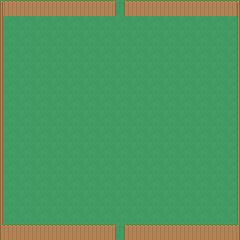

A level layout from a 2D game, rendered from its tile map. Below: a short description, then the map file with its tile-grid data intact:
An orthogonal 15x15 tile map with 16x16 px tiles, 2 tile layers (Background, Foreground) and 2 objects (2x exit).

<map version="1.0" tiledversion="1.0.2" orientation="orthogonal" renderorder="right-down" width="15" height="15" tilewidth="16" tileheight="16" nextobjectid="2">
 <tileset firstgid="1" source="tileset.tsx" />
 <layer name="Background" width="15" height="15">
  <properties>
   <property name="layer" value="background" />
   <property name="nocollide" value="true" />
   <property name="tileset" value="tileset" />
  </properties>
  <data encoding="csv">
964,964,964,964,964,964,964,964,964,964,964,964,964,964,964,
964,964,964,964,964,964,964,964,964,964,964,964,964,964,964,
964,964,964,964,964,964,964,964,964,964,964,964,964,964,964,
964,964,964,964,964,964,964,964,964,964,964,964,964,964,964,
964,964,964,964,964,964,964,964,964,964,964,964,964,964,964,
964,964,964,964,964,964,964,964,964,964,964,964,964,964,964,
964,964,964,964,964,964,964,964,964,964,964,964,964,964,964,
964,964,964,964,964,964,964,964,964,964,964,964,964,964,964,
964,964,964,964,964,964,964,964,964,964,964,964,964,964,964,
964,964,964,964,964,964,964,964,964,964,964,964,964,964,964,
964,964,964,964,964,964,964,964,964,964,964,964,964,964,964,
964,964,964,964,964,964,964,964,964,964,964,964,964,964,964,
964,964,964,964,964,964,964,964,964,964,964,964,964,964,964,
964,964,964,964,964,964,964,964,964,964,964,964,964,964,964,
964,964,964,964,964,964,964,964,964,964,964,964,964,964,964
</data>
 </layer>
 <layer name="Foreground" width="15" height="15">
  <properties>
   <property name="layer" value="foreground" />
   <property name="tileset" value="tileset" />
  </properties>
  <data encoding="csv">
540,541,541,541,541,541,541,576,541,541,541,541,541,541,542,
577,0,0,0,0,0,0,0,0,0,0,0,0,0,579,
577,0,0,0,0,0,0,0,0,0,0,0,0,0,579,
577,0,0,0,0,0,0,0,0,0,0,0,0,0,579,
577,0,0,0,0,0,0,0,0,0,0,0,0,0,579,
577,0,0,0,0,0,0,0,0,0,0,0,0,0,579,
577,0,0,0,0,0,0,0,0,0,0,0,0,0,579,
577,0,0,0,0,0,0,0,0,0,0,0,0,0,579,
577,0,0,0,0,0,0,0,0,0,0,0,0,0,579,
577,0,0,0,0,0,0,0,0,0,0,0,0,0,579,
577,0,0,0,0,0,0,0,0,0,0,0,0,0,579,
577,0,0,0,0,0,0,0,0,0,0,0,0,0,579,
577,0,0,0,0,0,0,0,0,0,0,0,0,0,579,
577,0,0,0,0,0,0,0,0,0,0,0,0,0,579,
614,615,615,615,615,615,615,576,615,615,615,615,615,615,616
</data>
 </layer>
 <objectgroup name="Objects">
  <properties>
   <property name="tileset" value="tileset" />
  </properties>
  <object id="10" name="Exit_Down" type="exit" x="112" y="245" width="16" height="3">
   <properties>
    <property name="direction" value="down" />
   </properties>
  </object>
  <object id="12" name="Exit_Up" type="exit" x="112" y="-8" width="16" height="3">
   <properties>
    <property name="direction" value="up" />
   </properties>
  </object>
 </objectgroup>
</map>
